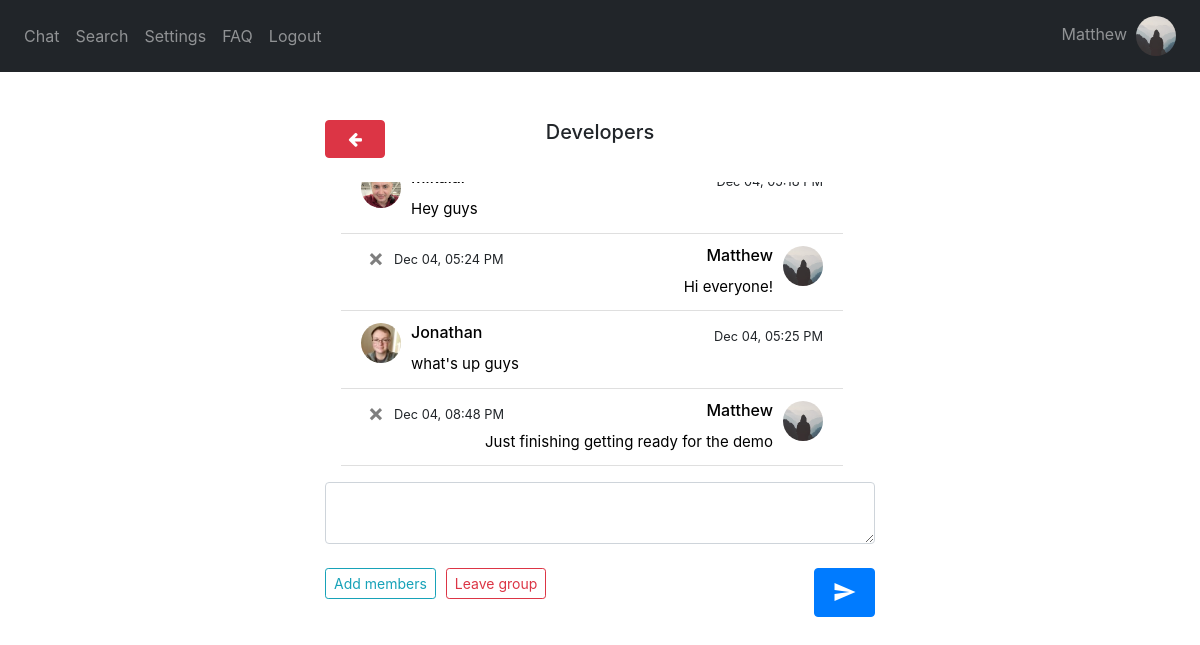
Before: /group-chat/1 (signed in) with the older database file.
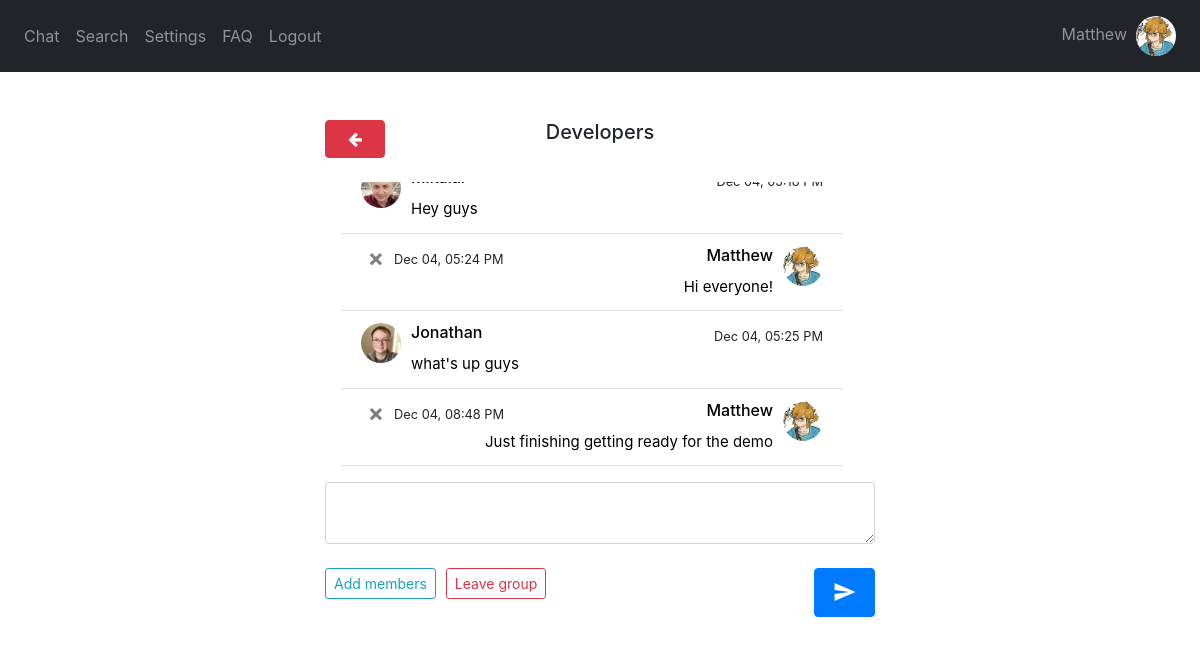
After: the same page with the newer database file.
### website/models.py (models this page shows)
class User(db.Model, UserMixin):
    username = db.Column(db.String(150), unique=True)
    password = db.Column(db.String(150))
    answer = db.Column(db.String(150)) # security word
    question = db.Column(db.String(150)) # security question
    text_color = db.Column(db.String(20), default='Black') # message text color
    text_size = db.Column(db.String(20), default='Medium') # message text size
    background = db.Column(db.String(20), default='White') # background color
    status = db.Column(db.String(150))
    messages = db.relationship('Message')
    friends_list = db.relationship('Friend')
    block_list = db.relationship('Block')
    request_list = db.relationship('Request')
    id = db.Column(db.Integer, primary_key=True)
    groups = db.relationship('Group', secondary=user_groups, backref=db.backref('members', lazy='dynamic'))
    image_file = db.Column(db.String(20), nullable=False, default='default.jpg')

class Message(db.Model):
    id = db.Column(db.Integer, primary_key=True)
    data = db.Column(db.String(10000))
    date = db.Column(db.DateTime(timezone=True), default=func.now(tz=pytz.timezone('US/Eastern')))
    user_id = db.Column(db.Integer, db.ForeignKey('user.id')) #one-to-many relationship
    recipient_id = db.Column(db.Integer)
    group_id = db.Column(db.Integer)

### website/group_routes.py (the view, shortened to what this page needs)
@group_routes.route('/group-chat/<string:group_id>', methods=['GET', 'POST'])
@login_required
def group_chat(group_id):
    group = Group.query.filter(Group.group_id == group_id).first_or_404()
    if not db.session.query(user_groups).filter((user_groups.c.user_id==current_user.id) & (user_groups.c.group_id==group.group_id)).first():
        flash('You are not a member of this group.', category='error')
        return redirect('/')
    else: # if they are a member of the group:
        return render_template("group_chat.html", User=User, user=current_user, username=current_user.username, user_db=User, group=group, Message=Message, desc=desc, str=str, datetime=datetime)

### website/__init__.py (called while the page is built)
def create_app():
    app = Flask(__name__)
    app.config['SECRET_KEY'] = 'wadkjwlajda'
    app.config['SQLALCHEMY_DATABASE_URI'] = f'sqlite:///{DB_NAME}'
    db.init_app(app)
    from .routes import routes
    from .auth import auth
    from .group_routes import group_routes
    app.register_blueprint(routes, url_prefix='/')
    app.register_blueprint(auth, url_prefix='/')
    app.register_blueprint(group_routes, url_prefix='/')
    from .models import User, Message
    create_database(app)
    login_manager = LoginManager()
    login_manager.login_view = 'auth.login'
    login_manager.init_app(app)
    @login_manager.user_loader
    def load_user(id):
        return User.query.get(int(id))
    return app

### website/templates/group_chat.html (shortened to what the changed rows need)
{% extends "base.html" %} {% block title %}Chat{% endblock %} {% block content
    %}
<br />
<div style =   "position: fixed;
                right: 0;
                left: 0;
                margin-right: auto;
                margin-left: auto;
                min-height: 10em;
                max-width: 550px;">
        <ul class="list-group list-group-flush" id="messages">
        <div class="overflow-auto p-3 mb-3 mb-md-0 mr-md-3 bg-light;" style="max-height: 300px; display: flex; flex-direction: column-reverse;">
        {% for message in Message.query.order_by(desc(Message.id)).all() %}
            {% if message.group_id == group.group_id %}
                {% if message.user_id == user.id %}
                <li style="background-color: {{user.background}}" class="list-group-item">
                    <div style="height:30px">
                        <a href="/profile">
                        <div style="float: right; padding-left: 10px"><img id="cornerpic" style="width:40px" class="rounded-circle account-img" src="{{ url_for('static', filename='profile_pics/' + current_user.image_file) }}"></div>
                        <div style="float: right; color:black"><h6>{{ current_user.username }}</h6></div>
                        </a>
                        <div style="float: left; width: 5%"><a class="close" id="chat" href="/delete-message-group/{{message.id}}/{{group.group_id}}"><span aria-hidden="true">&times;</span></a></div>
                            {% if (message.date - datetime.datetime.now()).days < 0 %}
                            <div style="float:left; padding-left: 10px"><small>{{(message.date - datetime.timedelta(hours=5)).strftime('%b %d, %I:%M %p')}}</small></div>
                            {% elif (message.date - datetime.datetime.now()).days == -1 %}
                                <div style="float:left; padding-left: 10px"><small>{{(message.date - datetime.timedelta(hours=5)).strftime('Yesterday, %I:%M %p')}}</small></div>
                            {% else %}
                                <div style="float:left; padding-left: 10px"><small>{{(message.date - datetime.timedelta(hours=5)).strftime('%I:%M %p')}}</small></div>
                            {% endif %}
                        </div>
                        <div style="overflow-wrap: break-word; color: {{user.text_color}}; font-size: {{user.text_size}}" align="right">{{message.data}}</div>
                </li>
                {% endif %}
            {% endif %}
        {% endfor %}
        </div>
    </ul>
</div>
<br />
{% endblock %}

### website/templates/base.html (shortened to what this page needs)
<!DOCTYPE html>
<html>
  <head>
    <link
      rel="stylesheet"
      href="https://stackpath.bootstrapcdn.com/bootstrap/4.4.1/css/bootstrap.min.css"
    />
    <link
      rel="stylesheet"
      href="https://stackpath.bootstrapcdn.com/font-awesome/4.7.0/css/font-awesome.min.css"
    />
  </head>
  <body>
    <nav class="navbar navbar-expand-lg navbar-dark bg-dark">
      <div class="collapse navbar-collapse" id="navbar">
        <div class="navbar-nav">
          {% if current_user.is_authenticated %}
            <a class="nav-item nav-link" id="chat" href="/">Chat</a>
            <a class="nav-item nav-link" id="search" href="/search">Search</a>
            <a class="nav-item nav-link" id="settings" href="/settings">Settings</a>
            <a class="nav-item nav-link" id="faq" href="/faq">FAQ</a>
            <a class="nav-item nav-link" id="logout" href="/logout">Logout</a>
          {% else %}
            <a class="nav-item nav-link" id="login" href="/login">Log In</a>
            <a class="nav-item nav-link" id="signUp" href="/sign-up">Sign Up</a>
            <a class="nav-item nav-link" id="faq" href="/faq">FAQ</a>
          {% endif %}
        </div>
      </div>
        <div class="navbar-nav">
          {% if current_user.is_authenticated %}
            <a class="nav-item nav-link" id="chat" href="/profile">{{current_user.username}}&nbsp;&nbsp;<img id="cornerpic" style="width: 40px;" class="rounded-circle account-img" src="{{ url_for('static', filename='profile_pics/' + current_user.image_file) }}"></a>
          {% endif %}
        </div>
    </nav>
    <br />
    <div class="container">{% block content %} {% endblock %}</div>
  </body>
</html>

Changed rows visible on the page:
changed User "Matthew": image_file: picture added in place of a placeholder
changed through a linked row, Message "Just finishing getting ready for the demo": image_file: picture added in place of a placeholder
changed through a linked row, Message "Hi everyone!": image_file: picture added in place of a placeholder
